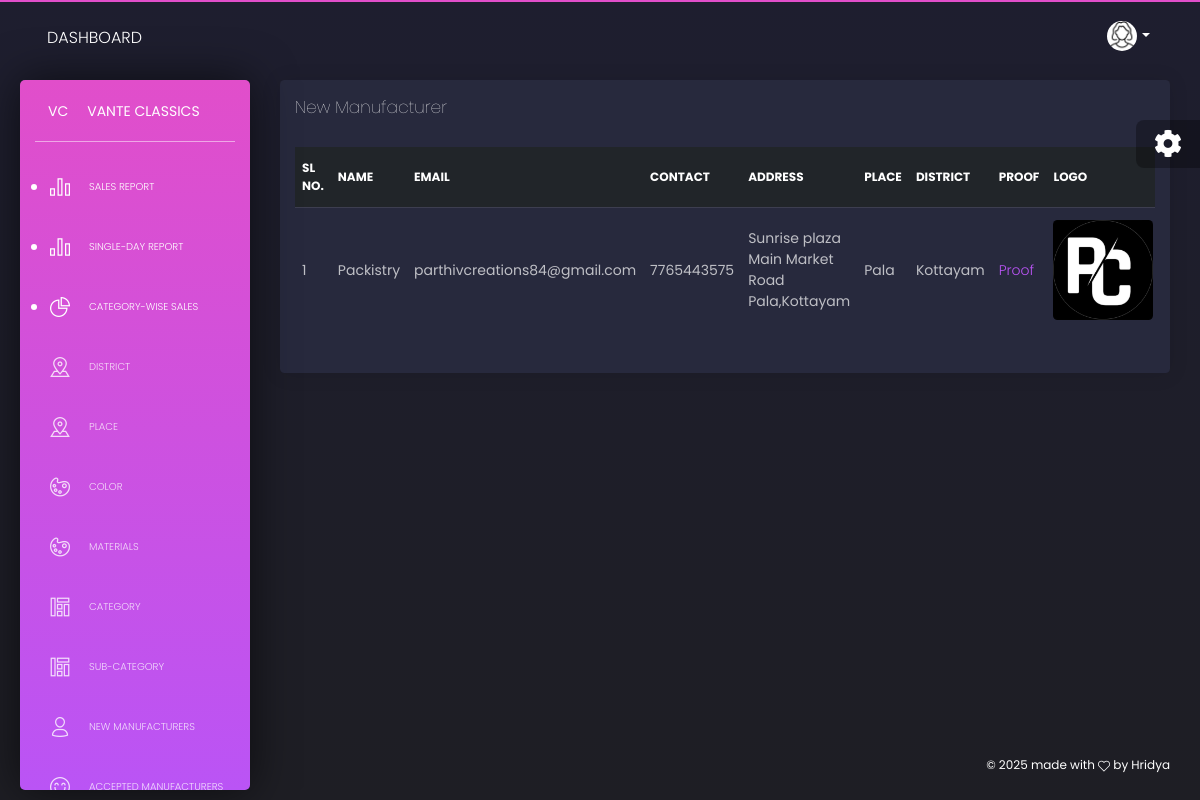
Screenshot of /PROJECT/Admin/ManufacturerList.php with the database file from the repository.
### tables this page shows
CREATE TABLE `tbl_manufacturer` (
  `manufacturer_id` int(11) NOT NULL,
  `manufacturer_name` varchar(50) NOT NULL,
  `manufacturer_vstatus` int(11) NOT NULL DEFAULT 0,
  `manufacturer_email` varchar(30) NOT NULL,
  `manufacturer_password` varchar(10) NOT NULL,
  `manufacturer_address` varchar(120) NOT NULL,
  `manufacturer_logo` varchar(100) NOT NULL,
  `manufacturer_proof` varchar(100) NOT NULL,
  `manufacturer_doj` varchar(10) NOT NULL,
  `manufacturer_contact` varchar(10) NOT NULL,
  `place_id` int(11) NOT NULL
);

CREATE TABLE `tbl_place` (
  `place_id` int(11) NOT NULL,
  `place_name` varchar(50) NOT NULL,
  `district_id` int(11) NOT NULL
);

CREATE TABLE `tbl_district` (
  `district_id` int(11) NOT NULL,
  `district_name` varchar(30) NOT NULL
);

### PROJECT/Admin/ManufacturerList.php (the view, shortened to what this page needs)
<?php
include("../Assets/Connection/connection.php");
include("Head.php");
	?>
<!DOCTYPE html PUBLIC "-//W3C//DTD XHTML 1.0 Transitional//EN" "http://www.w3.org/TR/xhtml1/DTD/xhtml1-transitional.dtd">
<html xmlns="http://www.w3.org/1999/xhtml">
<head>
</head>
<body>
    <div class="row">
        <div class="container-fluid">
            <div class="row">
                <div class="col-md-12">
                    <div class="card">
                        <div class="card-header">
                            <h4 class="card-title">New Manufacturer</h4>
                        </div>
                        <div class="card-body">
                            <div class="table-responsive">
                                <table class="table">
                                    <thead class="thead-dark">
                                        <tr>
                                            <th>Sl No.</th>
                                            <th>Name</th>
                                            <th>Email</th>
                                            <th>Contact</th>
                                            <th>Address</th>
                                            <th>Place</th>
                                            <th>District</th>
                                            <th>Proof</th>
                                            <th>Logo</th>
                                        </tr>
                                    </thead>
                                    <tbody>
                                        <?php
                                            $SelQry = "SELECT * FROM tbl_manufacturer m
                                                       INNER JOIN tbl_place p ON m.place_id=p.place_id
                                                       INNER JOIN tbl_district d ON p.district_id=d.district_id
                                                       WHERE manufacturer_vstatus=0";
                                            $result = $Con->query($SelQry);
                                            $i = 0;
                                            while ($row = $result->fetch_assoc()) {
                                                $i++;
                                        ?>
                                        <tr>
                                            <td><?php echo $i; ?></td>
                                            <td><?php echo htmlspecialchars($row['manufacturer_name']); ?></td>
                                            <td><?php echo htmlspecialchars($row['manufacturer_email']); ?></td>
                                            <td><?php echo htmlspecialchars($row['manufacturer_contact']); ?></td>
                                            <td><?php echo htmlspecialchars($row['manufacturer_address']); ?></td>
                                            <td><?php echo htmlspecialchars($row['place_name']); ?></td>
                                            <td><?php echo htmlspecialchars($row['district_name']); ?></td>
                                            <td><a href="../Assets/Files/Manufacturer/Proof/<?php echo $row['manufacturer_proof']; ?>" target="_blank" rel="noopener noreferrer">Proof</a></td>
                                            <td>
                                                <img src="../Assets/Files/Manufacturer/Logo/<?php echo $row['manufacturer_logo']; ?>"
                                                     alt="Manufacturer Logo" class="img-fluid" style="max-width: 100px;"/>
                                            </td>
                                        </tr>
                                        <?php } ?>
                                    </tbody>
                                </table>
                            </div>
                        </div>
                    </div>
                </div>
            </div>
        </div>
    </div>
</body>
</html>
<?php
            include("Foot.php");
            ?>

### rows the page displays
tbl_manufacturer: manufacturer_name "Packistry", manufacturer_email "parthivcreations84@gmail.com", manufacturer_contact "7765443575", manufacturer_address "Sunrise plaza Main Market Road Pala,Kottayam", place.place_name "Pala", tbl_district.district_name "Kottayam", manufacturer_logo (picture)
